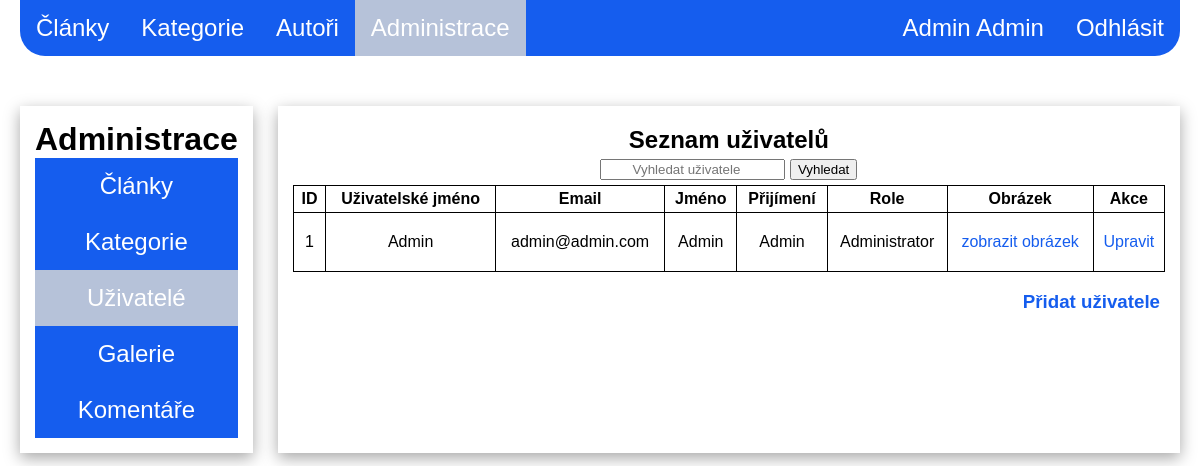
The app's page /administration_users.php (signed in) with its own data.
### tables this page shows
CREATE TABLE users(
    id INT(6) UNSIGNED AUTO_INCREMENT PRIMARY KEY,
    name VARCHAR(50) NOT NULL,
    surname VARCHAR(50) NOT NULL,
	username VARCHAR(100),
    email VARCHAR(100),
    password varchar(200),
    id_role INT(6) UNSIGNED,
    id_image INT(6) UNSIGNED,
    description VARCHAR(500),
    CONSTRAINT fk_id_role FOREIGN KEY (id_role)
    REFERENCES roles(id),
    CONSTRAINT fk_id_image FOREIGN KEY (id_image)
    REFERENCES images(id)
)
DEFAULT;

CREATE TABLE roles(
    id INT(6) UNSIGNED AUTO_INCREMENT PRIMARY KEY,
    name VARCHAR(50)
)
DEFAULT;

### Model/LoginService.php (called while the page is built, shortened)
<?php
class LoginService
{
    public static function IsLogged():bool{
        if(isset($_SESSION['is_logged']) && ['is_logged'] == true){
            return true;
        }
        return  false;
    }
    public static function IsAdministrator():bool{
        if(isset($_SESSION['role']) && $_SESSION['role'] == 'Administrator'){
            return true;
        }
        return  false;
    }
}

### Model/Database.php (called while the page is built, shortened)
<?php
class Database
{
    protected $conn;
    public function __construct()
    {
        $this->conn = new PDO(
            'mysql:host=' . self::HOST . ';dbname=' . self::DBNAME,
            self::USER,
            self::PASSWORD, [
            PDO::ATTR_ERRMODE => PDO::ERRMODE_EXCEPTION,
        ]);
        $this->conn->query('SET NAMES utf8');
    }
    public function select($sql)
    {
        $stmt = $this->execute($sql);
        return $stmt->fetchAll();
    }
    protected function execute($sql, $params = [])
    {
        $stmt = $this->conn->prepare($sql);
        $stmt->execute($params);
        return $stmt;
    }
}

### Model/UserRepo.php (called while the page is built, shortened)
<?php
class UserRepo
{
    protected $db;
    public function __construct(Database $db)
    {
        $this->db = $db;
    }
    public function getAuthors(){
        $sql = 'SELECT u.id as id, u.name as name, u.surname as surname,
                u.username as username, u.email as email, u.id_role as id_role,
                r.name as role_description, u.description as description, i.path as path
                FROM users u INNER JOIN
                roles r on r.id = u.id_role
                INNER JOIN images i on i.id = u.id_image';
        return $this->db->select($sql);
    }
}

### administration_users.php (the view, shortened to what this page needs)
<!doctype html>
<html lang="en">
<head>
    <link rel="stylesheet" href="Style/administration.css">
</head>
<body>
<?php
require_once 'Model/Database.php';
require_once 'Model/UserRepo.php';
require_once 'Model/LoginService.php';
$db = new Database();
$repo = new UserRepo($db);
if (isset($_GET['search'])){
    if (empty($_GET['search'])){
        $users = $repo->getAuthors();
    }
    else{
        $users = $repo->findUsers('%'.$_GET['search'].'%');
    }
}
else{
    $users = $repo->getAuthors();
}
require_once 'nav_bar.php';
?>
<div class="administration">
    <?php require_once 'administration_menu.php' ?>
    <div class="list">
        <div class="author_list">
            <div class="list_title">
                <h2 id="users">Seznam uživatelů</h2>
                <form action="" method="get" class="search">
                    <input type="search" name="search" placeholder="Vyhledat uživatele" value="<?=$_GET['search'] ?? ''?>">
                    <button type="submit">Vyhledat</button>
                </form>
            </div>
            <table>
                <th>ID</th>
                <th>Uživatelské jméno</th>
                <th>Email</th>
                <th>Jméno</th>
                <th>Přijímení</th>
                <th>Role</th>
                <th>Obrázek</th>
                <?php if(LoginService::IsAdministrator()) :?>
                    <th>Akce</th>
                <?php endif; ?>
                <?php foreach ($users as $user): ?>
                    <tr>
                        <td><p><?= $user['id'] ?></p></td>
                        <td><p><?= $user['username'] ?></p></td>
                        <td><p><?= $user['email'] ?></p></td>
                        <td><p><?= $user['name'] ?></p></td>
                        <td><p><?= $user['surname'] ?></p></td>
                        <td><p><?= $user["role_description"] ?></p></td>
                        <td><a href="<?=$user['path']?>">zobrazit obrázek</a></td>
                        <?php if(LoginService::IsAdministrator()):?>
                            <td>
                                <div class="action">
                                    <a href="update_user.php?id=<?= $user['id'] ?>">Upravit</a>
                                </div>
                            </td>
                        <?php endif; ?>
                    </tr>
                <?php endforeach; ?>
            </table>
            <?php if(LoginService::IsAdministrator()) :?>
                <div class="add">
                    <h3>
                        <a href="add_user.php">Přidat uživatele</a>
                    </h3>
                </div>
            <?php endif;?>
        </div>
    </div>
</div>
</body>
</html>

### Style/administration.css (style rules this page uses)
.administration { display: flex; margin-top: 50px; gap: 25px; }
th, td { border: 1px solid black; }
table { width: 100%; padding: 15px 15px 0; border-collapse: collapse; }
th, td { padding: 4px 6px; }
td { text-align: center; }
.list { width: 100%; margin: 0 auto; box-shadow: rgba(0, 0, 0, 0.35) 0 5px 15px; padding: 15px; }
.list .add { margin-top: 5px; padding-right: 5px; text-align: right; }
.list_title { text-align: center; }
h2 { margin: 5px; }
.action { display: flex; flex-direction: column; }
a { text-decoration: none; color: #155dee; }
input { margin-bottom: 5px; text-align: center; }
.search { max-height: 150px; }

### Style/nav_bar.css (style rules this page uses)
body { font-family: sans-serif; max-width: 1000px; margin: 0 auto; padding-left: 20px; padding-right: 20px; }
a { margin: 0; }

### Style/administration_menu.css (style rules this page uses)
body { font-family: sans-serif; max-width: 1300px; }

### records on screen
users: id "1", username "Admin", email "admin@admin.com", name "Admin", surname "Admin", id_role.name "Administrator"

### other values on screen
$tabs[$i] "Články"
$tabs[$i] "Kategorie"
$tabs[$i] "Autoři"
$_SESSION['name'] "Admin"
$_SESSION['surname'] "Admin"
